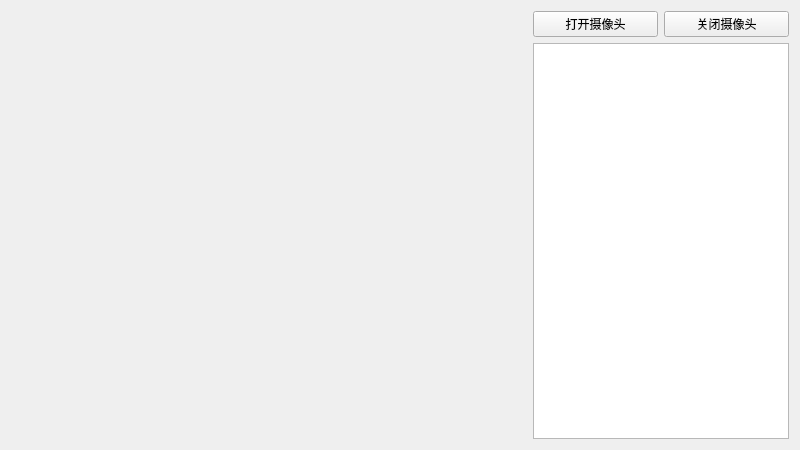
<?xml version="1.0" encoding="UTF-8"?>
<ui version="4.0">
 <class>eagleye_demoClass</class>
 <widget class="QWidget" name="eagleye_demoClass">
  <property name="geometry">
   <rect>
    <x>0</x>
    <y>0</y>
    <width>800</width>
    <height>450</height>
   </rect>
  </property>
  <property name="windowTitle">
   <string>智能监控</string>
  </property>
  <layout class="QGridLayout" name="gridLayout">
   <item row="0" column="0">
    <widget class="QLabel" name="labelImage">
     <property name="sizePolicy">
      <sizepolicy hsizetype="Expanding" vsizetype="Expanding">
       <horstretch>0</horstretch>
       <verstretch>0</verstretch>
      </sizepolicy>
     </property>
     <property name="text">
      <string/>
     </property>
    </widget>
   </item>
   <item row="0" column="1">
    <layout class="QVBoxLayout" name="verticalLayout">
     <item>
      <layout class="QHBoxLayout" name="horizontalLayout">
       <item>
        <widget class="QPushButton" name="openCapture">
         <property name="text">
          <string>打开摄像头</string>
         </property>
        </widget>
       </item>
       <item>
        <widget class="QPushButton" name="closeCapture">
         <property name="text">
          <string>关闭摄像头</string>
         </property>
        </widget>
       </item>
      </layout>
     </item>
     <item>
      <widget class="QTextEdit" name="textEdit">
       <property name="sizePolicy">
        <sizepolicy hsizetype="Fixed" vsizetype="Expanding">
         <horstretch>0</horstretch>
         <verstretch>0</verstretch>
        </sizepolicy>
       </property>
      </widget>
     </item>
    </layout>
   </item>
  </layout>
 </widget>
 <layoutdefault spacing="6" margin="11"/>
 <resources/>
 <connections/>
</ui>
